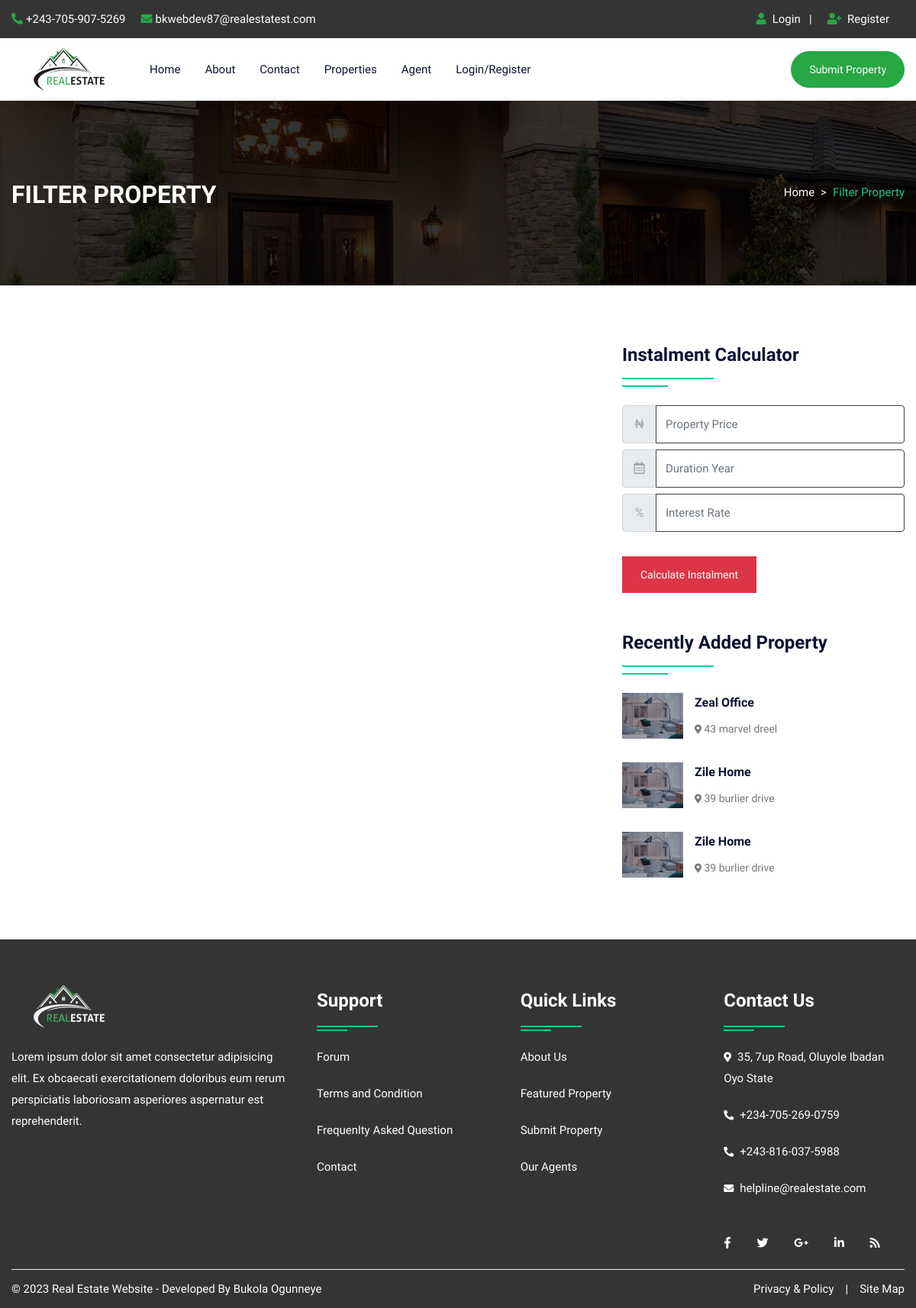
The page /propertygrid.php on the database its author committed.
### tables this page shows
CREATE TABLE `property` (
  `pid` int(11) NOT NULL,
  `title` varchar(200) NOT NULL,
  `pcontent` longtext NOT NULL,
  `type` varchar(100) NOT NULL,
  `bhk` varchar(50) NOT NULL,
  `stype` varchar(100) NOT NULL,
  `bedroom` int(50) NOT NULL,
  `bathroom` int(50) NOT NULL,
  `balcony` int(50) NOT NULL,
  `kitchen` int(50) NOT NULL,
  `hall` int(50) NOT NULL,
  `floor` varchar(50) NOT NULL,
  `size` int(50) NOT NULL,
  `price` int(50) NOT NULL,
  `location` varchar(200) NOT NULL,
  `city` varchar(100) NOT NULL,
  `state` varchar(100) NOT NULL,
  `feature` longtext NOT NULL,
  `pimage` varchar(300) NOT NULL,
  `pimage1` varchar(300) NOT NULL,
  `pimage2` varchar(300) NOT NULL,
  `pimage3` varchar(300) NOT NULL,
  `pimage4` varchar(300) NOT NULL,
  `uid` int(50) NOT NULL,
  `status` varchar(50) NOT NULL,
  `mapimage` varchar(300) NOT NULL,
  `topmapimage` varchar(300) NOT NULL,
  `groundmapimage` varchar(300) NOT NULL,
  `totalfloor` varchar(50) NOT NULL,
  `date` datetime NOT NULL DEFAULT current_timestamp(),
  `isfeatured` int(11) NOT NULL
);

### propertygrid.php (the view, shortened to what this page needs)
<?php
 include "include/header.php"
?>
<div id="page-wrapper">
    <div class="row">
		<?php include "include/navbar.php";?>
        <div class="banner-full-row page-banner" style="background-image:url('images/breadcromb.jpg');">
            <div class="container">
                <div class="row">
                    <div class="col-md-6">
                        <h2 class="page-name float-left text-white text-uppercase mt-1 mb-0"><b>Filter Property</b></h2>
                    </div>
                    <div class="col-md-6">
                        <nav aria-label="breadcrumb" class="float-left float-md-right">
                            <ol class="breadcrumb bg-transparent m-0 p-0">
                                <li class="breadcrumb-item text-white"><a href="#">Home</a></li>
                                <li class="breadcrumb-item active">Filter Property</li>
                            </ol>
                        </nav>
                    </div>
                </div>
            </div>
        </div>
        <div class="full-row">
            <div class="container">
                <div class="row">
					<div class="col-lg-8">
                    </div>
                    <div class="col-lg-4">
                        <div class="sidebar-widget">
                            <h4 class="double-down-line-left text-secondary position-relative pb-4 my-4">Instalment Calculator</h4>
						<form class="d-inline-block w-100" action="calc.php" method="post">
                            <div class="input-group mb-2 mr-sm-2">
                                <div class="input-group-prepend">
                                    <div class="input-group-text">₦</div>
                                </div>
                                <input type="text" class="form-control" name="amount" placeholder="Property Price">
                            </div>
                            <div class="input-group mb-2 mr-sm-2">
                                <div class="input-group-prepend">
                                    <div class="input-group-text"><i class="far fa-calendar-alt"></i></div>
                                </div>
                                <input type="text" class="form-control" name="month" placeholder="Duration Year">
                            </div>
                            <div class="input-group mb-2 mr-sm-2">
                                <div class="input-group-prepend">
                                    <div class="input-group-text">%</div>
                                </div>
                                <input type="text" class="form-control" name="interest" placeholder="Interest Rate">
                            </div>
                            <button type="submit" value="submit" name="calc" class="btn btn-danger mt-4">Calculate Instalment</button>
                        </form>
                        </div>
                        <div class="sidebar-widget mt-5">
                            <h4 class="double-down-line-left text-secondary position-relative pb-4 mb-4">Recently Added Property</h4>
                            <ul class="property_list_widget">
								<?php
								$query=mysqli_query($con,"SELECT * FROM `property` ORDER BY date DESC LIMIT 6");
										while($row=mysqli_fetch_array($query))
										{
								?>
                                <li> <img src="admin/property/<?php echo $row['pimage'];?>" alt="pimage">
                                    <h6 class="text-secondary hover-text-success text-capitalize"><a href="propertydetail.php?pid=<?php echo $row['pid'];?>"><?php echo $row['title'];?></a></h6>
                                    <span class="font-14"><i class="fas fa-map-marker-alt icon-success icon-small"></i> <?php echo $row['location'];?></span>
                                </li>
                                <?php } ?>
                            </ul>
                        </div>
                    </div>
                </div>
            </div>
        </div>
		<?php include("include/footer.php");?>
    </div>
</div>
<?php include "include/scripts.php"; ?>

### css/color.css (style rules this page uses)
:root { --theme-ordinary-color: #74777b; }
:root { --theme-primary-color: #17c788; }
:root { --theme-secondary-color: #0d1432; }
:root { --theme-white-color: #fff; }
:root { --theme-light-color: #f8f8f8; }
:root { --theme-gray-color: #f5f5f5; }
:root { --theme-footer-color: #091b4b; }
:root { --theme-dark-color: #091b4b; }
:root { --text-light-color: #a3a7af; }
:root { --theme-primary-opacity-color: rgba(11, 191, 141, .8); }
:root { --theme-secondary-opacity-color: rgba(13,20,50,0.7); }
:root { --theme-white-opacity-color: rgba(255, 255, 255, 0.3); }
:root { --theme-dark-opacity-color: rgba(0, 0, 0, 0.5); }
:root { --theme-ordinary-font: 'Muli', sans-serif; }
:root { --theme-highlight-font: 'Comfortaa', cursive; }

### rows shown on the page
property: pimage (picture), title "Zeal Office", location "43 marvel dreel"
property: pimage (picture), title "Zile Home", location "39 burlier drive"
property: pimage (picture), title "Zile Home", location "39 burlier drive"
